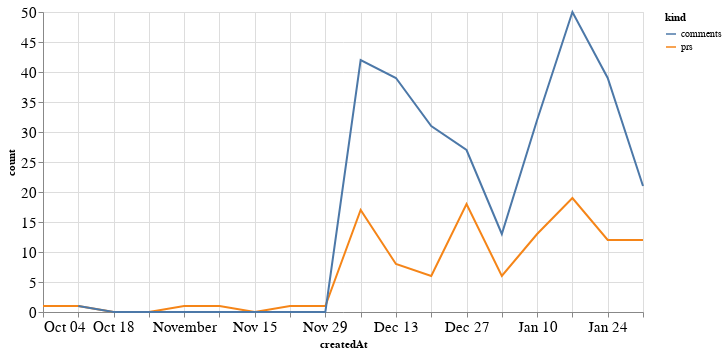

The notebook cell saved with this chart:
### Code cell
alt.Chart(total_time, width=600).mark_line().encode(
    x='createdAt',
    y='count',
    color='kind'
)

### Figure 1 — Vega-Lite specification as saved in the notebook (floating-point values rounded to 4 significant figures)
{"config": {"axisLeft": {"labelFontSize": 15}, "axisBottom": {"labelFontSize": 15}}, "data": {"name": "data-ee8dd13cdbfd2b89b7dc15e457322790"}, "mark": "line", "encoding": {"color": {"type": "nominal", "field": "kind"}, "x": {"type": "temporal", "field": "createdAt"}, "y": {"type": "quantitative", "field": "count"}}, "width": 600, "$schema": "https://vega.github.io/schema/vega-lite/v4.8.1.json", "datasets": {"data-ee8dd13cdbfd2b89b7dc15e457322790": [{"createdAt": "2020-10-04T00:00:00", "kind": "prs", "count": 1.0}, {"createdAt": "2020-10-11T00:00:00", "kind": "prs", "count": 1.0}, {"createdAt": "2020-10-18T00:00:00", "kind": "prs", "count": 0.0}, {"createdAt": "2020-10-25T00:00:00", "kind": "prs", "count": 0.0}, {"createdAt": "2020-11-01T00:00:00", "kind": "prs", "count": 1.0}, {"createdAt": "2020-11-08T00:00:00", "kind": "prs", "count": 1.0}, {"createdAt": "2020-11-15T00:00:00", "kind": "prs", "count": 0.0}, {"createdAt": "2020-11-22T00:00:00", "kind": "prs", "count": 1.0}, {"createdAt": "2020-11-29T00:00:00", "kind": "prs", "count": 1.0}, {"createdAt": "2020-12-06T00:00:00", "kind": "prs", "count": 17.0}, {"createdAt": "2020-12-13T00:00:00", "kind": "prs", "count": 8.0}, {"createdAt": "2020-12-20T00:00:00", "kind": "prs", "count": 6.0}, {"createdAt": "2020-12-27T00:00:00", "kind": "prs", "count": 18.0}, {"createdAt": "2021-01-03T00:00:00", "kind": "prs", "count": 6.0}, {"createdAt": "2021-01-10T00:00:00", "kind": "prs", "count": 13.0}, {"createdAt": "2021-01-17T00:00:00", "kind": "prs", "count": 19.0}, {"createdAt": "2021-01-24T00:00:00", "kind": "prs", "count": 12.0}, {"createdAt": "2021-01-31T00:00:00", "kind": "prs", "count": 12.0}, {"createdAt": "2020-10-04T00:00:00", "kind": "comments", "count": null}, {"createdAt": "2020-10-11T00:00:00", "kind": "comments", "count": 1.0}, {"createdAt": "2020-10-18T00:00:00", "kind": "comments", "count": 0.0}, {"createdAt": "2020-10-25T00:00:00", "kind": "comments", "count": 0.0}, {"createdAt": "2020-11-01T00:00:00", "kind": "comments", "count": 0.0}, {"createdAt": "2020-11-08T00:00:00", "kind": "comments", "count": 0.0}, {"createdAt": "2020-11-15T00:00:00", "kind": "comments", "count": 0.0}, {"createdAt": "2020-11-22T00:00:00", "kind": "comments", "count": 0.0}, {"createdAt": "2020-11-29T00:00:00", "kind": "comments", "count": 0.0}, {"createdAt": "2020-12-06T00:00:00", "kind": "comments", "count": 42.0}, {"createdAt": "2020-12-13T00:00:00", "kind": "comments", "count": 39.0}, {"createdAt": "2020-12-20T00:00:00", "kind": "comments", "count": 31.0}, {"createdAt": "2020-12-27T00:00:00", "kind": "comments", "count": 27.0}, {"createdAt": "2021-01-03T00:00:00", "kind": "comments", "count": 13.0}, {"createdAt": "2021-01-10T00:00:00", "kind": "comments", "count": 32.0}, {"createdAt": "2021-01-17T00:00:00", "kind": "comments", "count": 50.0}, {"createdAt": "2021-01-24T00:00:00", "kind": "comments", "count": 39.0}, {"createdAt": "2021-01-31T00:00:00", "kind": "comments", "count": 21.0}]}}
